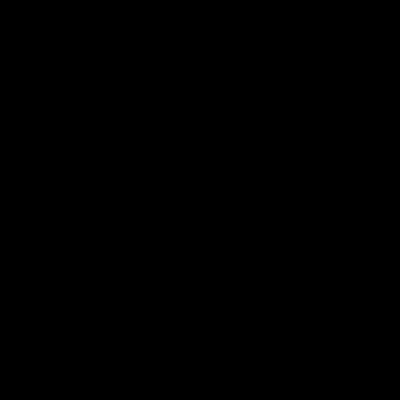
Frame 1 (no input)
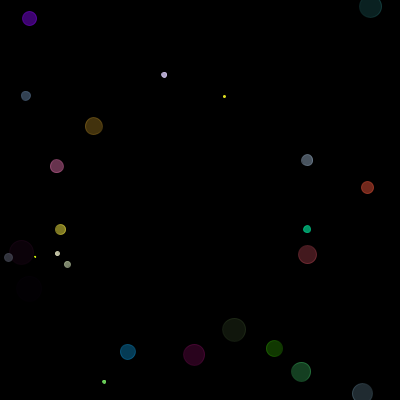
Frame 60 (the mouse pressed at the canvas centre just before this capture)
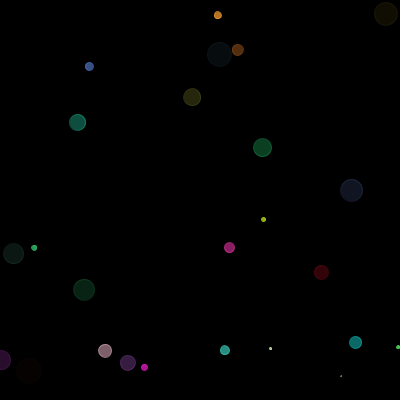
Frame 120 (the mouse held since frame 60 and released just before this capture)

The Processing sketch that drew these frames (run headless with seeded random() and noise(); from frame 60 on, the mouse is pressed at the canvas centre):

// Processing sketch: processing_142744
// ── processing_142744.pde



ArrayList<Balls> balls = new ArrayList();

void setup(){
  
  size(400,400);
  smooth();
  background(0);
}

void draw(){
  balls.add(new Balls(random(width),random(height)));
  background(0);
  for(int i =0; i< balls.size(); i++){
    Balls r =balls.get(i);
    r.display();
    r.grow();
    if (r.fade<=0){
      balls.remove(r);
    }
  }
 println(balls.size());
  
}

class Balls{
  float x;
  float y;
  float rSize;
  float fade =255;
  int r=int(random(255));
  int g= int(random(255));
  int b= int(random(255));
  
  Balls(float _x,float _y){
    x = _x;
    y = _y;
  }
  
  void display() {
    stroke(r,g,b,fade);
    fill(r,g,b,fade);
    ellipse(x,y,rSize,rSize);
    
  }
  
  void grow() {
    rSize++;
    fade-=10;
    if(fade <=0){
      fade=0;
    }
  }
}
    
  
